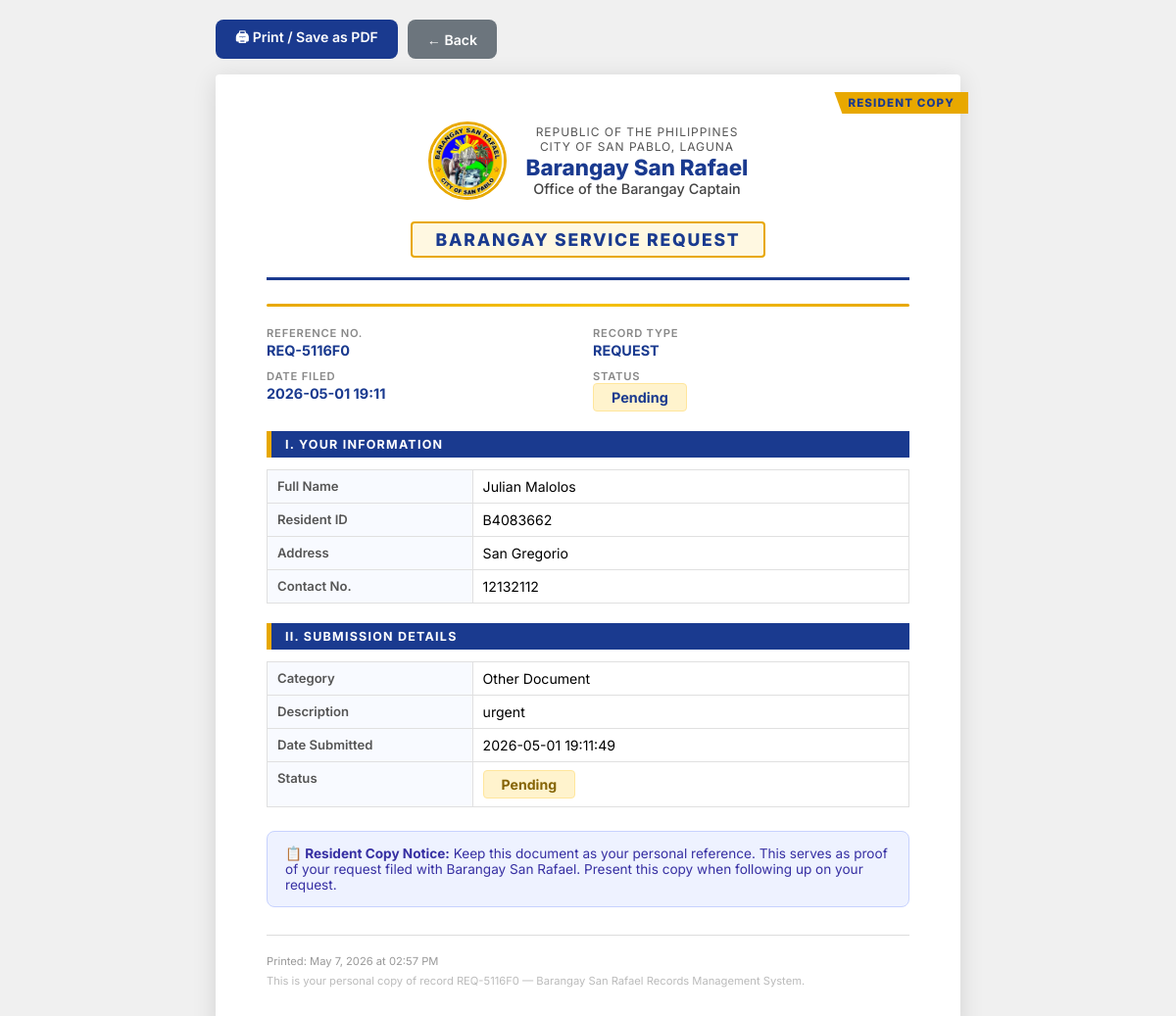
/resident/view_copy.php?id=REQ-5116F0 (signed in), run on an earlier commit of the app's database.
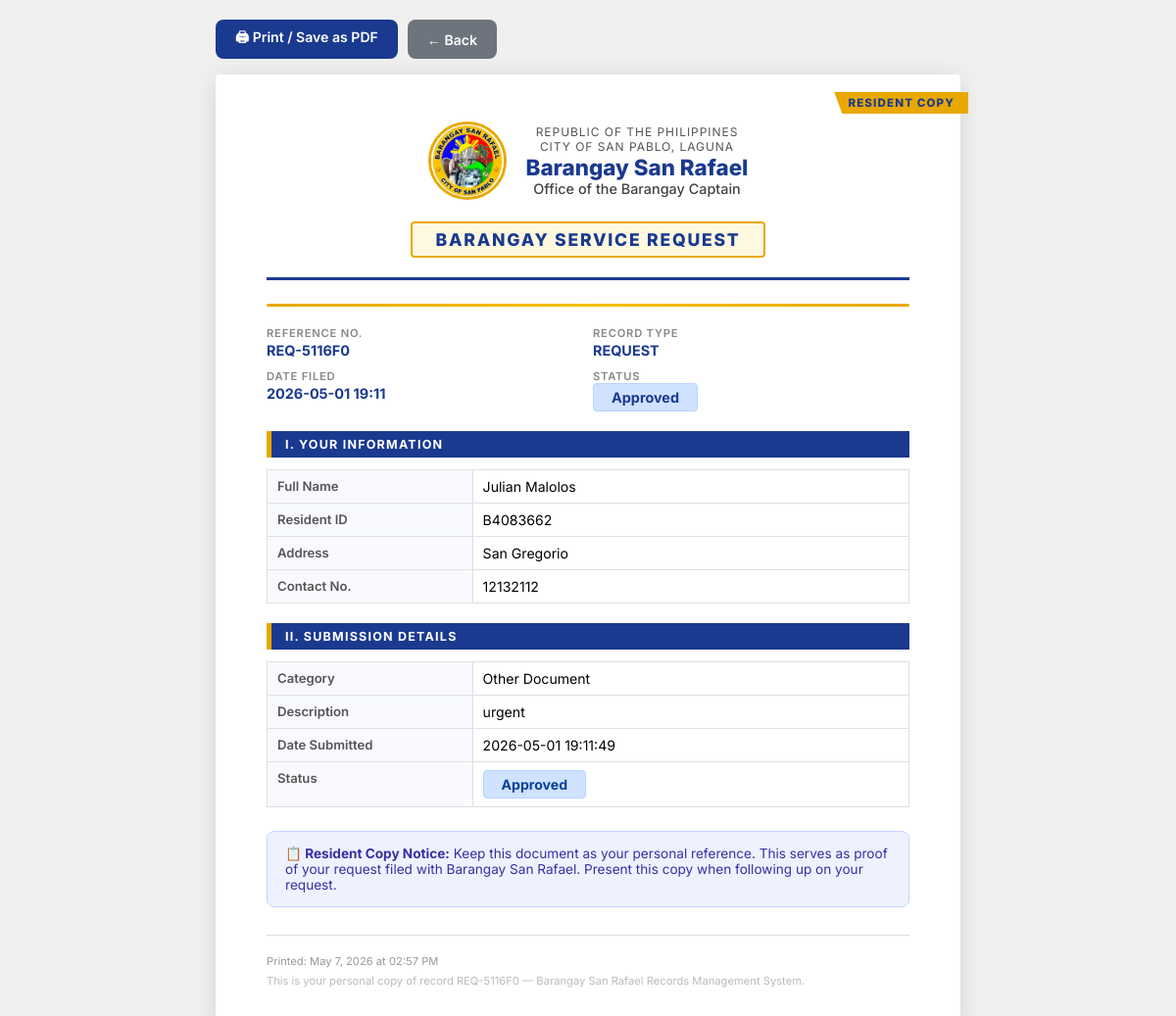
And on a later commit of the database.
### tables this page shows
CREATE TABLE `records` (
  `record_id` varchar(20) NOT NULL,
  `record_type` enum('request','complaint') NOT NULL,
  `resident_id` varchar(10) NOT NULL,
  `category` varchar(100) NOT NULL,
  `details` text DEFAULT NULL,
  `status` enum('Pending','Approved','Done') DEFAULT 'Pending',
  `date_submitted` datetime DEFAULT current_timestamp(),
  `is_deleted` tinyint(1) DEFAULT 0,
  `deleted_at` datetime DEFAULT NULL,
  `deleted_by` varchar(100) DEFAULT NULL,
  `delete_reason` varchar(255) DEFAULT NULL,
  PRIMARY KEY (`record_id`),
  KEY `resident_id` (`resident_id`),
  CONSTRAINT `records_ibfk_1` FOREIGN KEY (`resident_id`) REFERENCES `residents` (`resident_id`)
);

CREATE TABLE `residents` (
  `resident_id` varchar(10) NOT NULL,
  `name` varchar(100) NOT NULL,
  `address` varchar(200) NOT NULL,
  `contact` varchar(20) NOT NULL,
  PRIMARY KEY (`resident_id`)
);

### includes/config.php (called while the page is built, shortened)
<?php
function db(): mysqli {
    static $c=null;
    if (!$c) {
        $c=new mysqli(DB_HOST,DB_USER,DB_PASS,DB_NAME);
        $c->set_charset('utf8mb4');
    }
    return $c;
}
function db_fetch_all(string $sql,array $p=[]): array {
    $s=db()->prepare($sql);
    if ($p) $s->bind_param(str_repeat('s',count($p)),...$p);
    $s->execute(); $r=$s->get_result(); $rows=[];
    while ($row=$r->fetch_assoc()) $rows[]=$row;
    return $rows;
}
function db_fetch_one(string $sql,array $p=[]): ?array { $r=db_fetch_all($sql,$p); return $r[0]??null; }
function is_resident(): bool { return session_name()==='BRGY_RESIDENT' && isset($_SESSION['resident_account_id']); }
function current_resident(): ?array { if (!is_resident()) return null; return db_fetch_one('SELECT * FROM resident_accounts WHERE id=?',[$_SESSION['resident_account_id']]); }
function e(string $s): string { return htmlspecialchars($s,ENT_QUOTES,'UTF-8'); }

### resident/view_copy.php (the view, shortened to what this page needs)
<?php
require_once __DIR__ . '/../includes/config.php';
$acc = current_resident();
$record_id = trim($_GET['id'] ?? '');
$record = db_fetch_one('
    SELECT r.*, res.name, res.address, res.contact, res.resident_id as res_id
    FROM records r
    JOIN residents res ON r.resident_id = res.resident_id
    WHERE r.record_id = ? AND r.resident_id = ? AND (r.is_deleted IS NULL OR r.is_deleted = 0)
', [$record_id, $acc['resident_id']]);
$doc_number = strtoupper($record['record_id']);
$type_label = strtoupper($record['record_type']);
$print_date = date('F j, Y');
$print_time = date('h:i A');
?>
<!DOCTYPE html>
<html lang="en">
<head>
</head>
<body>
<div class="print-controls">
  <button class="btn-print-ctrl btn-blue" onclick="window.print()">🖨 Print / Save as PDF</button>
  <button class="btn-print-ctrl btn-back" onclick="history.back()">← Back</button>
</div>
<div class="document-page">
  <div class="copy-ribbon">Resident Copy</div>
  <div class="doc-header">
    <div class="logo-row">
      <img src="/BarangayProject/Logo.jpg" alt="Barangay Logo" class="doc-logo">
      <div class="header-text">
        <div class="republic-line">Republic of the Philippines</div>
        <div class="republic-line">City of San Pablo, Laguna</div>
        <div class="barangay-name">Barangay San Rafael</div>
        <div class="city-line">Office of the Barangay Captain</div>
      </div>
    </div>
    <div class="doc-title">
      <?= $type_label === 'REQUEST' ? 'Barangay Service Request' : 'Barangay Complaint Record' ?>
    </div>
  </div>
  <div class="gold-line"></div>
  <div class="doc-info-box">
    <div class="doc-info-item">
      <label>Reference No.</label>
      <span><?= e($doc_number) ?></span>
    </div>
    <div class="doc-info-item">
      <label>Record Type</label>
      <span><?= e($type_label) ?></span>
    </div>
    <div class="doc-info-item">
      <label>Date Filed</label>
      <span><?= e(substr($record['date_submitted'],0,16)) ?></span>
    </div>
    <div class="doc-info-item">
      <label>Status</label>
      <span class="status-box status-<?= e($record['status']) ?>"><?= e($record['status']) ?></span>
    </div>
  </div>
  <div class="section-header">I. Your Information</div>
  <table class="detail-table">
    <tr><td>Full Name</td><td><?= e($record['name']) ?></td></tr>
    <tr><td>Resident ID</td><td><?= e($record['res_id'] ?? $record['resident_id']) ?></td></tr>
    <tr><td>Address</td><td><?= e($record['address']) ?></td></tr>
    <tr><td>Contact No.</td><td><?= e($record['contact']) ?></td></tr>
  </table>
  <div class="section-header">II. Submission Details</div>
  <table class="detail-table">
    <tr><td>Category</td><td><?= e($record['category']) ?></td></tr>
    <tr><td>Description</td><td style="white-space:pre-wrap;"><?= e($record['details'] ?? 'No additional details.') ?></td></tr>
    <tr><td>Date Submitted</td><td><?= e($record['date_submitted']) ?></td></tr>
    <tr><td>Status</td><td><span class="status-box status-<?= e($record['status']) ?>"><?= e($record['status']) ?></span></td></tr>
  </table>
  <div class="resident-note">
    <strong>📋 Resident Copy Notice:</strong> Keep this document as your personal reference.
    This serves as proof of your <?= strtolower($type_label) === 'complaint' ? 'complaint' : 'request' ?> filed with Barangay San Rafael.
    Present this copy when following up on your <?= strtolower($type_label) ?>.
  </div>
  <div class="doc-footer">
    <small>Printed: <?= $print_date ?> at <?= $print_time ?></small><br>
    <small style="color:#bbb;">This is your personal copy of record <?= e($doc_number) ?> — Barangay San Rafael Records Management System.</small>
  </div>
</div>
</body>
</html>

What changed in the data, as far as the page shows it:
changed records "REQ-5116F0": status "Pending" → "Approved"
